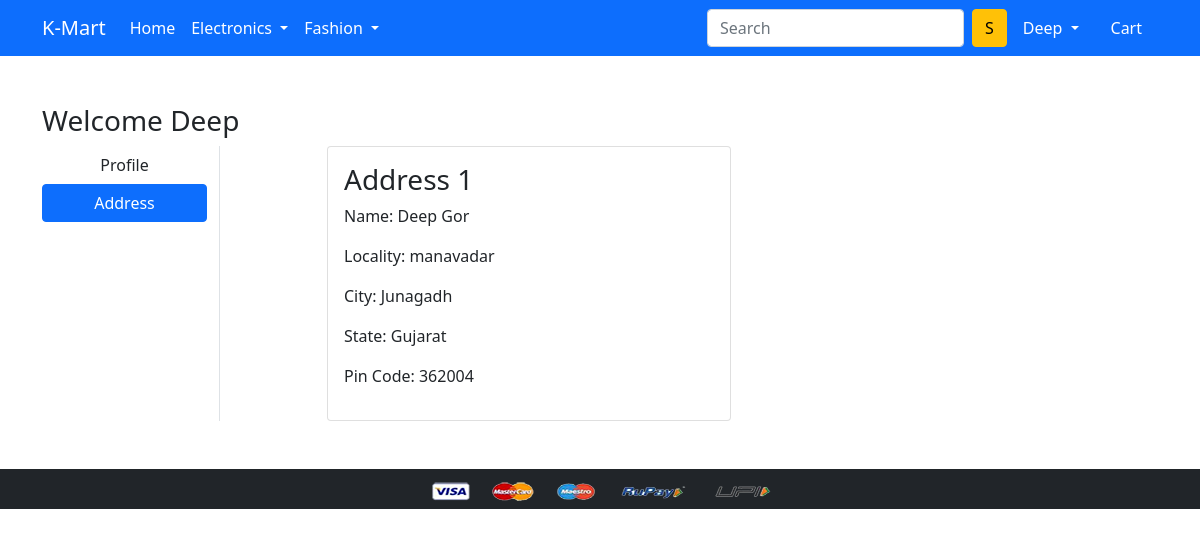
The page /address/ (signed in) on the database as committed earlier.
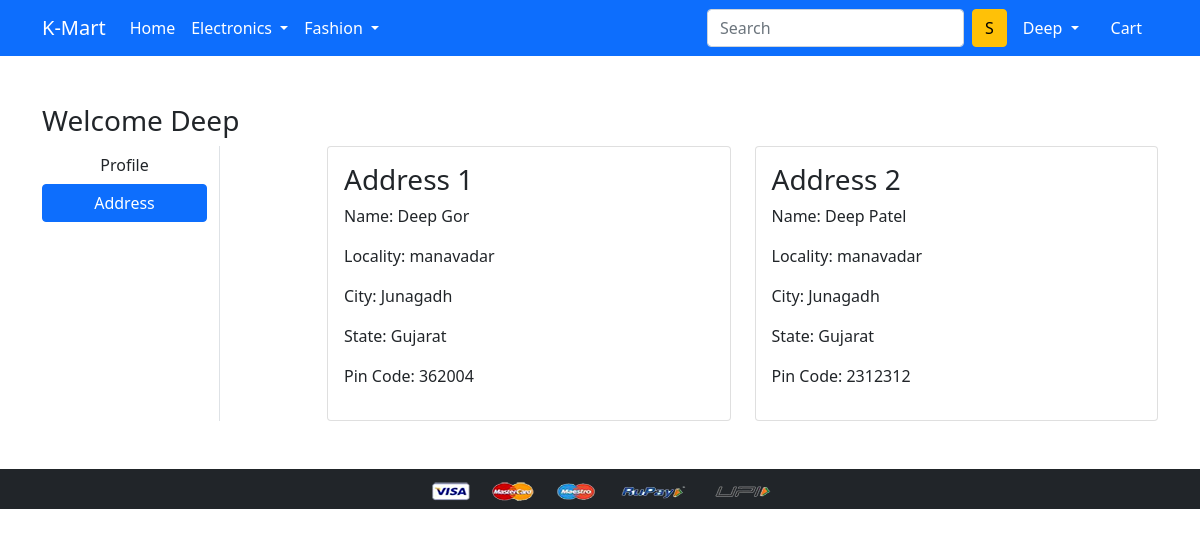
The same page on the database as committed later.
### app/models.py (models this page shows, shortened)
class Customer(models.Model):
  user = models.ForeignKey(User, on_delete=models.CASCADE)
  name = models.CharField(max_length=200)
  locality = models.CharField(max_length=200)
  city = models.CharField(max_length=200)
  zipcode = models.IntegerField()
  state = models.CharField(choices=STATE_CHOICES, max_length= 50)

### app/views.py (the view)
# urls.py: path('address/', views.address, name='address'),
@login_required
def address(request):
    add = Customer.objects.filter(user=request.user)
    return render(request, 'app/address.html', {'add': add, 'active': 'btn-primary'})

### app/templates/app/address.html (shortened to what this page needs)
{% extends 'app/base.html' %}
{% load static %}
{% block main-content %}
<div class="container my-5">
 <div class="row">
 <h3>Welcome <span class="text-capitalize">{{request.user}}</span></h3>
  <div class="col-sm-2 border-end">
   <ul class="list-unstyled">
    <li class="d-grid"><a href="{% url 'profile' %}" class="btn">Profile</a></li>
    <li class="d-grid"><a href="{% url 'address' %}" class="btn {{active}}">Address</a></li>
   </ul>
  </div>
  <div class="col-sm-9 offset-sm-1">
   <div class="row">
     {% for ad in add %}
    <div class="col-sm-6">
     <div class="card">
      <div class="card-body">
       <h3>Address {{forloop.counter}}</h3>
       <p>Name: {{ad.name}}</p>
       <p>Locality: {{ad.locality}}</p>
       <p>City: {{ad.city}}</p>
       <p>State: {{ad.state}}</p>
       <p>Pin Code: {{ad.zipcode}}</p>
      </div>
     </div>
    </div>
    {% endfor %}
   </div>
  </div>
 </div>
</div>
{% endblock main-content %}

Rows that differ between the two databases and show on the page:
added Customer: name "Deep Patel", locality "manavadar", city "Junagadh", state "Gujarat", zipcode "2312312"
